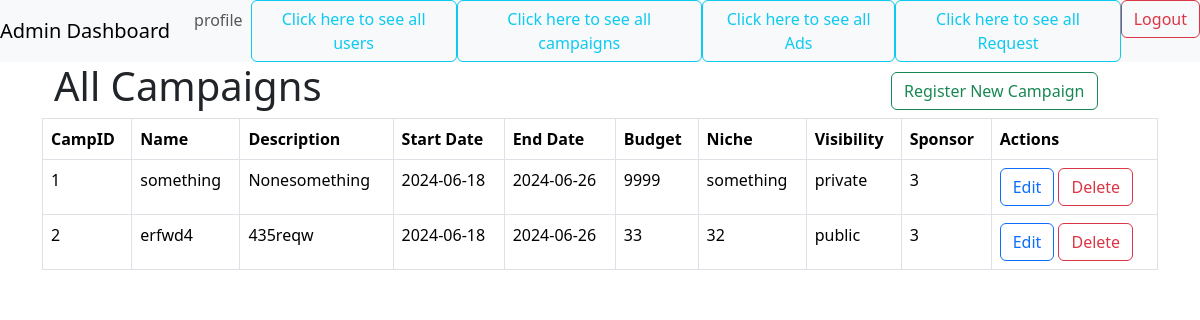
/find_camp (signed in), run on an earlier commit of the app's database.
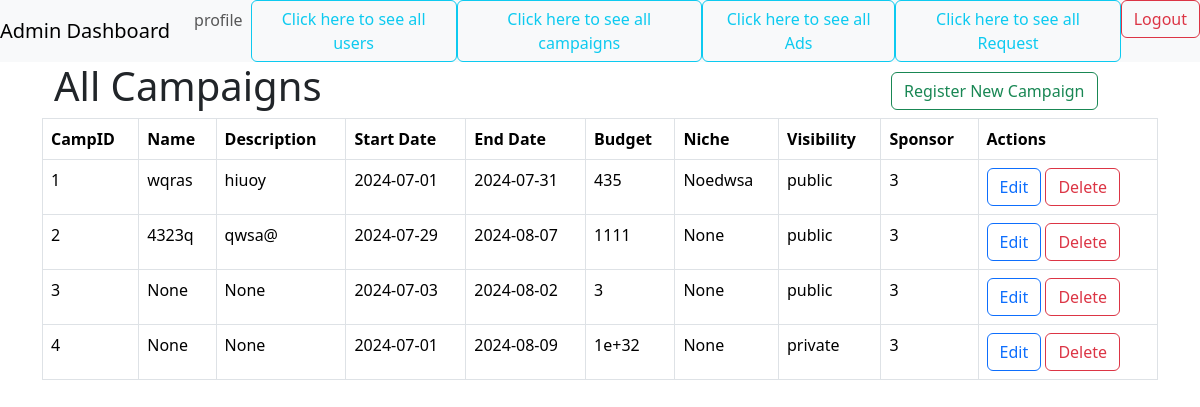
And on a later commit of the database.
### models.py (models this page shows)
class Campaign(db.Model):
    __tablename__ = 'campaign'
    Campaign_id = db.Column(db.Integer, primary_key=True)
    name = db.Column(db.String(64), nullable=False)
    description = db.Column(db.Text, nullable=False)
    start_date = db.Column(db.Date, nullable=False)
    end_date = db.Column(db.Date, nullable=False)
    budget = db.Column(db.Integer, nullable=False)
    visibility = db.Column(db.String(8), nullable=False)
    niche=db.Column(db.String(64), nullable=True ,default= 'None')
    sponsor_id = db.Column(db.Integer, db.ForeignKey('user.user_id'), nullable=False)
    ad_requests = db.relationship('AdRequest', backref='campaign', lazy=True)

### routes.py (the view)
@app.route('/find_camp')
@auth
def find_camp():
    if User.query.get(session['user_id']).is_admin:
        campaigns = Campaign.query.all()
        return render_template('find_camp.html', campaigns=campaigns)
    else:
        return "Access denied"

### routes.py (called while the page is built)
def auth(func):
    @wraps(func)
    def inner(*agrs,**kwargs):
        if 'user_id'not in session:
            flash('Login to continue')
            return redirect(url_for('login'))
        return func(*agrs ,**kwargs)
    return inner

### templates/find_camp.html
{% extends 'layout_adm.html' %}
{% block content %}
<div class="container">
  <div class="row">
      <div class="col-9">
        <h1>All Campaigns</h1>
      </div>
      <div class="col-3 text-right">
          <a class="btn btn-outline-success" style="margin-top: 10px;" href="{{ url_for('register_campaign') }}">Register New Campaign</a>
      </div>
  </div>
</div>
<table class="table table-bordered  table-hover">
  <thead>
    <tr>
      <th scope="col">CampID</th>
      <th scope="col">Name</th>
      <th scope="col">Description</th>
      <th scope="col">Start Date</th>
      <th scope="col">End Date</th>
      <th scope="col">Budget</th>
      <th scope="col">Niche</th>
      <th scope="col">Visibility</th>
      <th scope="col">Sponsor</th>
      <th scope="col">Actions</th>
    </tr>
  </thead>
  <tbody>
    {% for campaign in campaigns %}
    <tr>
      <td>{{ campaign.Campaign_id }}</td>
      <td>{{ campaign.name }}</td>
      <td>{{ campaign.description }}</td>
      <td>{{ campaign.start_date }}</td>
      <td>{{ campaign.end_date }}</td>
      <td>{{ campaign.budget }}</td>
      <td>{{ campaign.niche }}</td>
      <td>{{ campaign.visibility }}</td>
      <td>{{ campaign.sponsor_id}}</td>
      <td>
        <a class="btn btn-outline-primary" href="{{ url_for('edit_campaign', id=campaign.Campaign_id) }}">Edit</a>
        <a class="btn btn-outline-danger" href="{{ url_for('delete_campaign', id=campaign.Campaign_id) }}">Delete</a>
      </td>
    </tr>
    {% endfor %}
  </tbody>
</table>
{% endblock %}

What changed in the data, as far as the page shows it:
changed Campaign id 1: name "something" → "wqras"; description "Nonesomething" → "hiuoy"; start_date "2024-06-18" → "2024-07-01"; end_date "2024-06-26" → "2024-07-31"; budget "9999" → "435"; niche "something" → "Noedwsa"; visibility "private" → "public"
changed Campaign id 2: name "erfwd4" → "4323q"; description "435reqw" → "qwsa@"; start_date "2024-06-18" → "2024-07-29"; end_date "2024-06-26" → "2024-08-07"; budget "33" → "1111"; niche "32" → "None"
added Campaign: Campaign_id "3", name "None", description "None", start_date "2024-07-03", end_date "2024-08-02", budget "3", niche "None", visibility "public", sponsor_id "3"
added Campaign: Campaign_id "4", name "None", description "None", start_date "2024-07-01", end_date "2024-08-09", budget "1e+32", niche "None", visibility "private", sponsor_id "3"
